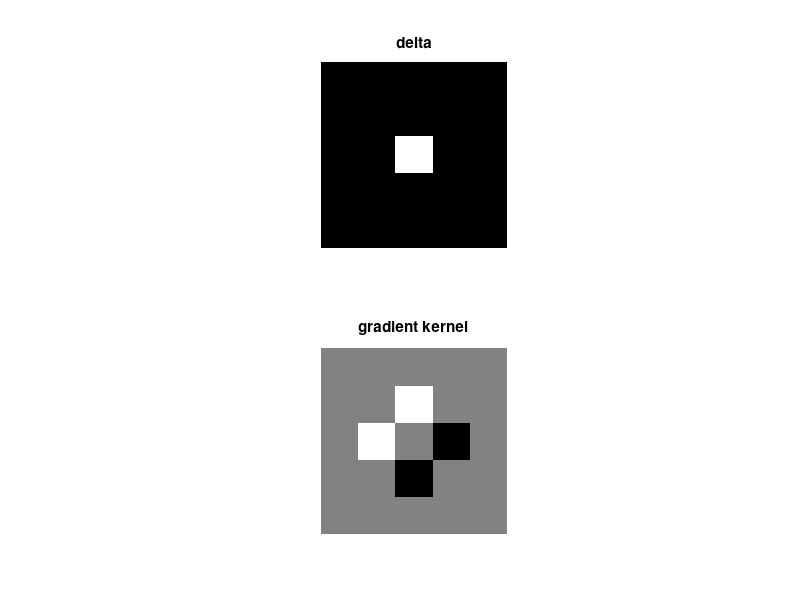

This figure's MATLAB source:
x = [0 0 0 0 0;
	 0 0 0 0 0;
	 0 0 1 0 0;
	 0 0 0 0 0;
	 0 0 0 0 0;]
[dx,dy] = gradient(x)
figure(1)
subplot(2,1,1)
imshow(x)
title('delta');
subplot(2,1,2)
imshow(dx+dy+.5);
title('gradient kernel');
print(figure(1),'partA.png');
